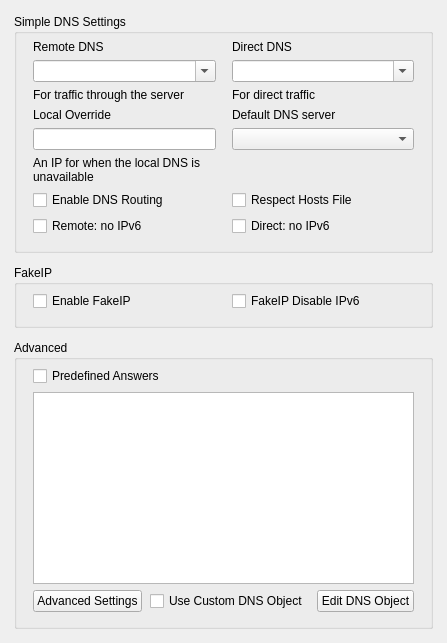
         <widget class="QWidget" name="body_dns">
          <layout class="QVBoxLayout" name="column_dns">
           <property name="leftMargin">
            <number>14</number>
           </property>
           <property name="topMargin">
            <number>14</number>
           </property>
           <property name="rightMargin">
            <number>14</number>
           </property>
           <property name="bottomMargin">
            <number>14</number>
           </property>
           <property name="spacing">
            <number>12</number>
           </property>
           <item>
            <widget class="QGroupBox" name="simple_dns_box">
             <property name="title">
              <string>Simple DNS Settings</string>
             </property>
             <layout class="QGridLayout" name="grid_simple_dns_box" columnstretch="1,1">
              <property name="leftMargin">
               <number>16</number>
              </property>
              <property name="rightMargin">
               <number>16</number>
              </property>
              <property name="topMargin">
               <number>6</number>
              </property>
              <property name="bottomMargin">
               <number>14</number>
              </property>
              <property name="horizontalSpacing">
               <number>16</number>
              </property>
              <property name="verticalSpacing">
               <number>6</number>
              </property>
              <item row="0" column="0">
               <widget class="QLabel" name="label_9">
                <property name="toolTip">
                 <string>&lt;html&gt;&lt;head/&gt;&lt;body&gt;&lt;p&gt;examples:&lt;br/&gt;tls://8.8.8.8&lt;br/&gt;https://domain/path&lt;/p&gt;&lt;p&gt;tcp://8.8.8.8:1234&lt;/p&gt;&lt;p&gt;dhcp://auto&lt;/p&gt;&lt;p&gt;h3://domain/path&lt;/p&gt;&lt;p&gt;quic://domain:4632&lt;/p&gt;&lt;p&gt;etc&lt;/p&gt;&lt;/body&gt;&lt;/html&gt;</string>
                </property>
                <property name="text">
                 <string>Remote DNS</string>
                </property>
                <property name="buddy">
                 <cstring>remote_dns</cstring>
                </property>
                <property name="role" stdset="false">
                 <string notr="true">field</string>
                </property>
                <property name="buddy">
                 <cstring>remote_dns</cstring>
                </property>
               </widget>
              </item>
              <item row="0" column="1">
               <widget class="QLabel" name="label_8">
                <property name="toolTip">
                 <string>This is especially important and it is recommended to use the default value of "localhost".
If the default value does not work, try changing it to "223.5.5.5".
For more information, see the document "Configuration/DNS".</string>
                </property>
                <property name="text">
                 <string>Direct DNS</string>
                </property>
                <property name="buddy">
                 <cstring>direct_dns</cstring>
                </property>
                <property name="role" stdset="false">
                 <string notr="true">field</string>
                </property>
                <property name="buddy">
                 <cstring>direct_dns</cstring>
                </property>
               </widget>
              </item>
              <item row="1" column="0">
               <widget class="QComboBox" name="remote_dns">
                <property name="editable">
                 <bool>true</bool>
                </property>
               </widget>
              </item>
              <item row="1" column="1">
               <widget class="QComboBox" name="direct_dns">
                <property name="editable">
                 <bool>true</bool>
                </property>
               </widget>
              </item>
              <item row="2" column="0">
               <widget class="QLabel" name="hint_1">
                <property name="text">
                 <string>For traffic through the server</string>
                </property>
                <property name="role" stdset="false">
                 <string notr="true">hint</string>
                </property>
                <property name="wordWrap">
                 <bool>true</bool>
                </property>
               </widget>
              </item>
              <item row="2" column="1">
               <widget class="QLabel" name="hint_2">
                <property name="text">
                 <string>For direct traffic</string>
                </property>
                <property name="role" stdset="false">
                 <string notr="true">hint</string>
                </property>
                <property name="wordWrap">
                 <bool>true</bool>
                </property>
               </widget>
              </item>
              <item row="3" column="0">
               <widget class="QLabel" name="label_2">
                <property name="toolTip">
                 <string>&lt;html&gt;&lt;head/&gt;&lt;body&gt;&lt;p&gt;Local DNS can not be used in some configurations, you will have to set an ip here to be used as local dns in such situations&lt;/p&gt;&lt;/body&gt;&lt;/html&gt;</string>
                </property>
                <property name="text">
                 <string>Local Override</string>
                </property>
                <property name="buddy">
                 <cstring>local_override</cstring>
                </property>
                <property name="role" stdset="false">
                 <string notr="true">field</string>
                </property>
                <property name="buddy">
                 <cstring>local_override</cstring>
                </property>
               </widget>
              </item>
              <item row="3" column="1">
               <widget class="QLabel" name="dns_final_out_l">
                <property name="text">
                 <string>Default DNS server</string>
                </property>
                <property name="buddy">
                 <cstring>dns_final_out</cstring>
                </property>
                <property name="role" stdset="false">
                 <string notr="true">field</string>
                </property>
                <property name="buddy">
                 <cstring>dns_final_out</cstring>
                </property>
               </widget>
              </item>
              <item row="4" column="0">
               <widget class="QLineEdit" name="local_override" />
              </item>
              <item row="4" column="1">
               <widget class="QComboBox" name="dns_final_out">
              </widget>
              </item>
              <item row="5" column="0">
               <widget class="QLabel" name="hint_3">
                <property name="text">
                 <string>An IP for when the local DNS is unavailable</string>
                </property>
                <property name="role" stdset="false">
                 <string notr="true">hint</string>
                </property>
                <property name="wordWrap">
                 <bool>true</bool>
                </property>
               </widget>
              </item>
              <item row="5" column="1">
               <widget class="QLabel" name="gap_4">
                <property name="text">
                 <string />
                </property>
               </widget>
              </item>
              <item row="6" column="0">
               <widget class="QCheckBox" name="enable_dns_routing">
                <property name="toolTip">
                 <string>&lt;html&gt;&lt;head/&gt;&lt;body&gt;&lt;p&gt;When enabled, domains destined for direct outbound will also be resolved using direct dns&lt;/p&gt;&lt;/body&gt;&lt;/html&gt;</string>
                </property>
                <property name="text">
                 <string>Enable DNS Routing</string>
                </property>
                <property name="role" stdset="false">
                 <string notr="true">switch</string>
                </property>
               </widget>
              </item>
              <item row="6" column="1">
               <widget class="QCheckBox" name="respect_hosts">
                <property name="toolTip">
                 <string>&lt;html&gt;&lt;head/&gt;&lt;body&gt;&lt;p&gt;Answer A/AAAA queries from the system hosts file before consulting any DNS server. Only domains actually listed in the file are affected.&lt;/p&gt;&lt;/body&gt;&lt;/html&gt;</string>
                </property>
                <property name="text">
                 <string>Respect Hosts File</string>
                </property>
                <property name="role" stdset="false">
                 <string notr="true">switch</string>
                </property>
               </widget>
              </item>
              <item row="7" column="0">
               <widget class="QCheckBox" name="remote_dns_disable_ipv6">
                <property name="toolTip">
                 <string>Answer AAAA queries sent to this server with an empty result.</string>
                </property>
                <property name="text">
                 <string>Remote: no IPv6</string>
                </property>
                <property name="role" stdset="false">
                 <string notr="true">switch</string>
                </property>
               </widget>
              </item>
              <item row="7" column="1">
               <widget class="QCheckBox" name="direct_dns_disable_ipv6">
                <property name="toolTip">
                 <string>Answer AAAA queries sent to this server with an empty result.</string>
                </property>
                <property name="text">
                 <string>Direct: no IPv6</string>
                </property>
                <property name="role" stdset="false">
                 <string notr="true">switch</string>
                </property>
               </widget>
              </item>
             </layout>
            </widget>
           </item>
           <item>
            <widget class="QGroupBox" name="fakeip_box">
             <property name="title">
              <string notr="true">FakeIP</string>
             </property>
             <layout class="QGridLayout" name="grid_fakeip_box" columnstretch="1,1">
              <property name="leftMargin">
               <number>16</number>
              </property>
              <property name="rightMargin">
               <number>16</number>
              </property>
              <property name="topMargin">
               <number>6</number>
              </property>
              <property name="bottomMargin">
               <number>14</number>
              </property>
              <property name="horizontalSpacing">
               <number>16</number>
              </property>
              <property name="verticalSpacing">
               <number>6</number>
              </property>
              <item row="0" column="0">
               <widget class="QCheckBox" name="enable_fakeip">
                <property name="text">
                 <string>Enable FakeIP</string>
                </property>
                <property name="role" stdset="false">
                 <string notr="true">switch</string>
                </property>
               </widget>
              </item>
              <item row="0" column="1">
               <widget class="QCheckBox" name="fakeip_disable_ipv6">
                <property name="toolTip">
                 <string>Hand out no fake IPv6 addresses; AAAA queries are answered empty.</string>
                </property>
                <property name="text">
                 <string>FakeIP Disable IPv6</string>
                </property>
                <property name="role" stdset="false">
                 <string notr="true">switch</string>
                </property>
               </widget>
              </item>
             </layout>
            </widget>
           </item>
           <item>
            <widget class="QGroupBox" name="dns_extra_box">
             <property name="title">
              <string>Advanced</string>
             </property>
             <layout class="QGridLayout" name="grid_dns_extra_box" columnstretch="1,1">
              <property name="leftMargin">
               <number>16</number>
              </property>
              <property name="rightMargin">
               <number>16</number>
              </property>
              <property name="topMargin">
               <number>6</number>
              </property>
              <property name="bottomMargin">
               <number>14</number>
              </property>
              <property name="horizontalSpacing">
               <number>16</number>
              </property>
              <property name="verticalSpacing">
               <number>6</number>
              </property>
              <item row="0" column="0" colspan="2">
               <widget class="QCheckBox" name="predefined_enable">
                <property name="text">
                 <string>Predefined Answers</string>
                </property>
                <property name="role" stdset="false">
                 <string notr="true">switch</string>
                </property>
               </widget>
              </item>
              <item row="1" column="0" colspan="2">
               <widget class="QPlainTextEdit" name="predefined_text">
                <property name="minimumSize">
                 <size>
                  <width>0</width>
                  <height>110</height>
                 </size>
                </property>
                <property name="role" stdset="false">
                 <string notr="true">mono</string>
                </property>
               </widget>
              </item>
              <item row="2" column="0" colspan="2">
               <layout class="QHBoxLayout" name="row_5">
                <property name="spacing">
                 <number>8</number>
                </property>
                <item>
                 <widget class="QPushButton" name="dns_advanced">
                  <property name="toolTip">
                   <string>&lt;html&gt;&lt;head/&gt;&lt;body&gt;&lt;p&gt;Cache behaviour, optimistic cache and query timeout.&lt;/p&gt;&lt;/body&gt;&lt;/html&gt;</string>
                  </property>
                  <property name="text">
                   <string>Advanced Settings</string>
                  </property>
                 </widget>
                </item>
                <item>
                 <widget class="QCheckBox" name="use_dns_object">
                  <property name="text">
                   <string>Use Custom DNS Object</string>
                  </property>
                  <property name="role" stdset="false">
                   <string notr="true">switch</string>
                  </property>
                 </widget>
                </item>
                <item>
                 <widget class="QPushButton" name="dns_object_edit">
                  <property name="text">
                   <string>Edit DNS Object</string>
                  </property>
                 </widget>
                </item>
                <item>
                 <spacer name="spacer_6">
                  <property name="orientation">
                   <enum>Qt::Orientation::Horizontal</enum>
                  </property>
                  <property name="sizeHint" stdset="0">
                   <size>
                    <width>0</width>
                    <height>0</height>
                   </size>
                  </property>
                 </spacer>
                </item>
               </layout>
              </item>
             </layout>
            </widget>
           </item>
           <item>
            <spacer name="end_dns">
             <property name="orientation">
              <enum>Qt::Orientation::Vertical</enum>
             </property>
             <property name="sizeHint" stdset="0">
              <size>
               <width>0</width>
               <height>0</height>
              </size>
             </property>
            </spacer>
           </item>
          </layout>
         </widget>
